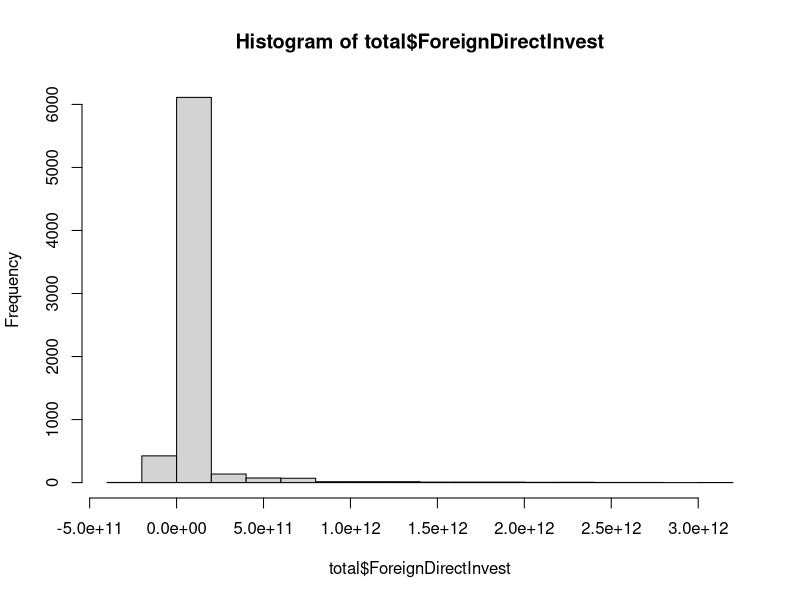
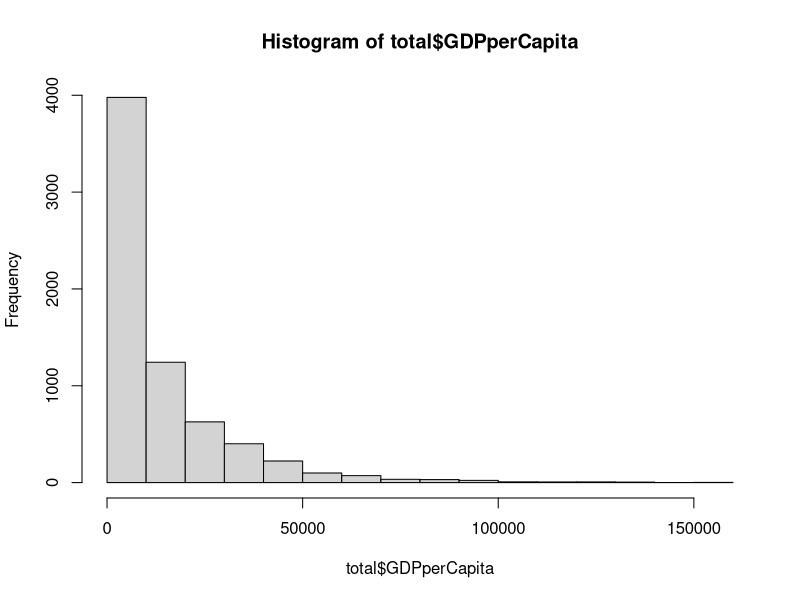
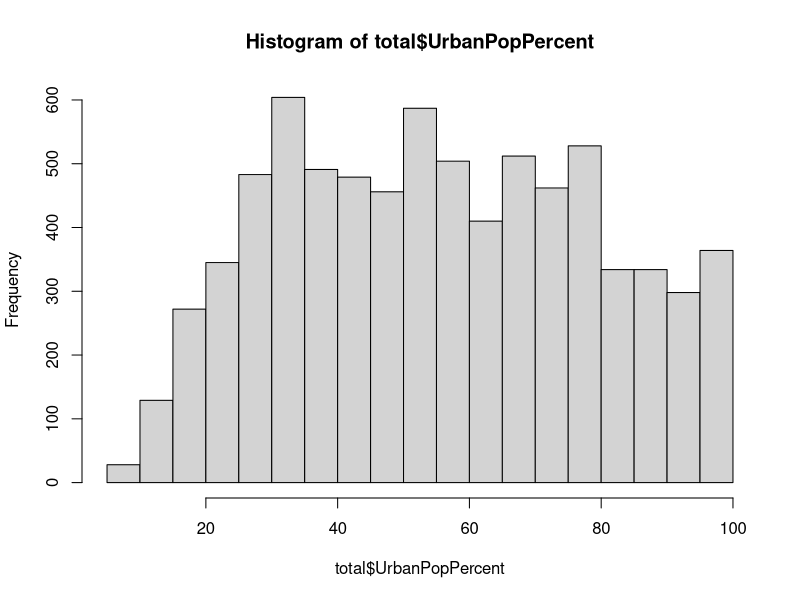
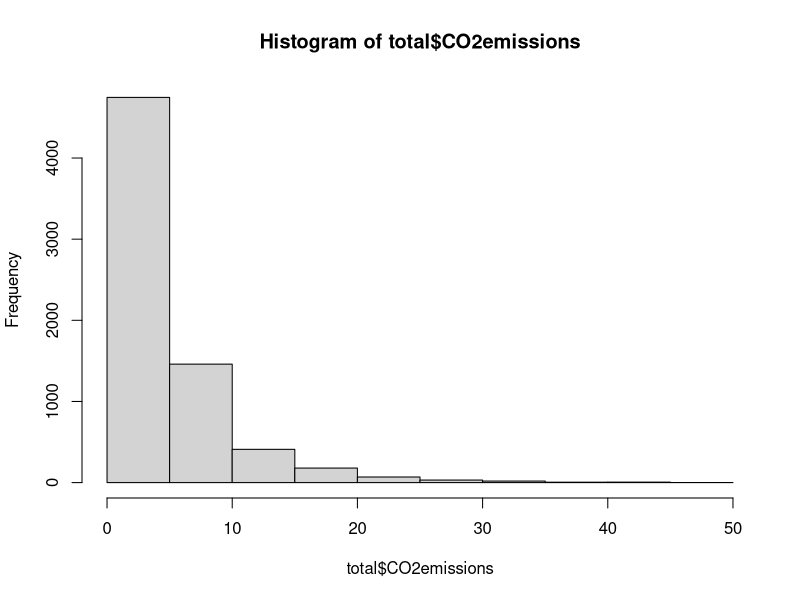

R code for these plots, in order:
## ---- chunk 1
### This is an R Markdown document about the procedures of analyzing factors associated with global CO2 emissions per capita using data from the World Bank (https://data.worldbank.org/).
## ---- chunk 2
library(modelr)
library(tidyverse)
library(foreign)
library(plm)
library(tidyr)
## ---- chunk 3
GDP <- read.csv("GDP.csv", header=T)
head(GDP)
CO2 <- read.csv("CO2.csv", header=T)
head(CO2)
FDI <- read.csv("FDI.csv", header=T)
head(FDI)
UrbanPopulation <- read.csv("UrbanPopulation.csv", header=T)
head(UrbanPopulation)
## ---- chunk 4
Long_Merge <- function() {
  GDP_L <- gather(GDP, Year, GDPperCapita, X1990:X2018, factor_key=TRUE)
  CO2_L <- gather(CO2, Year, CO2emissions, X1990:X2018, factor_key=TRUE)
  total <- merge(GDP_L, CO2_L, by=c("Country.Name", "Year"))
  FDI_L <- gather(FDI, Year, ForeignDirectInvest, X1990:X2018, factor_key=TRUE)
  total <- merge(FDI_L, total, by=c("Country.Name", "Year"))
  Urban_L <- gather(UrbanPopulation, Year, UrbanPopPercent, X1990:X2018, factor_key=TRUE)
  total <- merge(total, Urban_L, by=c("Country.Name", "Year"))
  return(total)
}
total <- Long_Merge()
head(total)
## ---- chunk 5
PearsonSkewness <- function (x) {
  mean=mean(x, na.rm = TRUE)
  median=median(x, na.rm = TRUE)
  sd=sd(x, na.rm = TRUE)
  skewness= (3*(mean-median))/sd
  return(skewness)
}
## ---- chunk 6
skew_FDI <- PearsonSkewness(total$ForeignDirectInvest)
skew_FDI
hist(total$ForeignDirectInvest)
skew_GDP <- PearsonSkewness(total$GDPperCapita)
skew_GDP
hist(total$GDPperCapita)
skew_Urban <- PearsonSkewness(total$UrbanPopPercent)
skew_Urban
hist(total$UrbanPopPercent)
skew_CO2 <- PearsonSkewness(total$CO2emissions)
skew_CO2
hist(total$CO2emissions)
## ---- chunk 7
total$logCO2 <- log(total$CO2emissions)
total$logGDP <- log(total$GDPperCapita)
## ---- chunk 8
Panel_Model <- function() {
  fixed_dummmy <-lm(logCO2 ~ ForeignDirectInvest + logGDP + UrbanPopPercent + factor(Country.Name) - 1, data=total)
  summary(fixed_dummmy)
}
Panel_Model()
